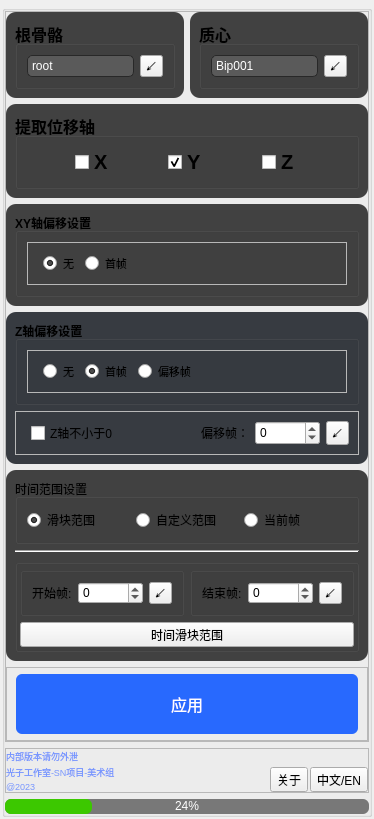
<?xml version="1.0" encoding="UTF-8"?>
<ui version="4.0">
 <class>Frame</class>
 <widget class="QFrame" name="Frame">
  <property name="geometry">
   <rect>
    <x>0</x>
    <y>0</y>
    <width>296</width>
    <height>579</height>
   </rect>
  </property>
  <property name="windowTitle">
   <string>SN_Root_Motion V1.0</string>
  </property>
  <property name="styleSheet">
   <string notr="true"/>
  </property>
  <layout class="QVBoxLayout" name="verticalLayout">
   <property name="spacing">
    <number>0</number>
   </property>
   <property name="leftMargin">
    <number>2</number>
   </property>
   <property name="topMargin">
    <number>5</number>
   </property>
   <property name="rightMargin">
    <number>2</number>
   </property>
   <property name="bottomMargin">
    <number>2</number>
   </property>
   <item>
    <widget class="QGroupBox" name="groupBox_8">
     <property name="title">
      <string/>
     </property>
     <layout class="QVBoxLayout" name="verticalLayout_11">
      <property name="spacing">
       <number>6</number>
      </property>
      <property name="leftMargin">
       <number>0</number>
      </property>
      <property name="topMargin">
       <number>0</number>
      </property>
      <property name="rightMargin">
       <number>0</number>
      </property>
      <property name="bottomMargin">
       <number>0</number>
      </property>
      <item>
       <widget class="QFrame" name="frame_7">
        <property name="styleSheet">
         <string notr="true"/>
        </property>
        <property name="frameShape">
         <enum>QFrame::StyledPanel</enum>
        </property>
        <property name="frameShadow">
         <enum>QFrame::Raised</enum>
        </property>
        <layout class="QVBoxLayout" name="verticalLayout_3" stretch="0,0,0,0,0,0">
         <property name="leftMargin">
          <number>0</number>
         </property>
         <property name="topMargin">
          <number>0</number>
         </property>
         <property name="rightMargin">
          <number>0</number>
         </property>
         <property name="bottomMargin">
          <number>0</number>
         </property>
         <item>
          <layout class="QHBoxLayout" name="horizontalLayout_8">
           <item>
            <widget class="QFrame" name="frame_4">
             <property name="styleSheet">
              <string notr="true">QFrame#frame_4{
	background-color:rgb(65, 65, 65);
	border-radius:10px;
}</string>
             </property>
             <property name="frameShape">
              <enum>QFrame::StyledPanel</enum>
             </property>
             <property name="frameShadow">
              <enum>QFrame::Raised</enum>
             </property>
             <layout class="QHBoxLayout" name="horizontalLayout_14">
              <item>
               <layout class="QHBoxLayout" name="horizontalLayout_13">
                <item>
                 <widget class="QGroupBox" name="groupBox">
                  <property name="font">
                   <font>
                    <pointsize>12</pointsize>
                    <weight>75</weight>
                    <bold>true</bold>
                   </font>
                  </property>
                  <property name="title">
                   <string>根骨骼</string>
                  </property>
                  <layout class="QHBoxLayout" name="horizontalLayout">
                   <item>
                    <widget class="QLineEdit" name="lineEdit">
                     <property name="styleSheet">
                      <string notr="true">QLineEdit{
background-color:rgb(90, 90, 90);
color:rgb(255, 255, 255);
border-radius: 5px; 
border: 1px solid rgb(40, 40, 40);
padding: 2px;
}

QLineEdit:hover {
background-color:rgb(100, 100, 100);
color:rgb(255, 255, 255);
border-radius: 5px; 
border: 1px solid rgb(150, 150, 150);
padding: 2px;
}
QLineEdit:pressed {
background-color:rgb(110, 110, 110);
color:rgb(255, 255, 255);
border-radius: 5px; 
border: 1px solid rgb(70, 70, 70);
padding: 2px;
}</string>
                     </property>
                     <property name="text">
                      <string>root</string>
                     </property>
                    </widget>
                   </item>
                   <item>
                    <widget class="QToolButton" name="Btn_root_pick">
                     <property name="sizePolicy">
                      <sizepolicy hsizetype="Fixed" vsizetype="Ignored">
                       <horstretch>0</horstretch>
                       <verstretch>0</verstretch>
                      </sizepolicy>
                     </property>
                     <property name="toolTip">
                      <string>指定当前选择物体</string>
                     </property>
                     <property name="text">
                      <string>↙</string>
                     </property>
                    </widget>
                   </item>
                  </layout>
                 </widget>
                </item>
               </layout>
              </item>
             </layout>
            </widget>
           </item>
           <item>
            <widget class="QFrame" name="frame_6">
             <property name="styleSheet">
              <string notr="true">QFrame#frame_6{
	background-color:rgb(65, 65, 65);
	border-radius:10px;
}</string>
             </property>
             <property name="frameShape">
              <enum>QFrame::StyledPanel</enum>
             </property>
             <property name="frameShadow">
              <enum>QFrame::Raised</enum>
             </property>
             <layout class="QHBoxLayout" name="horizontalLayout_15">
              <item>
               <widget class="QGroupBox" name="groupBox_2">
                <property name="font">
                 <font>
                  <pointsize>12</pointsize>
                  <weight>75</weight>
                  <bold>true</bold>
                 </font>
                </property>
                <property name="title">
                 <string>质心</string>
                </property>
                <layout class="QHBoxLayout" name="horizontalLayout_2">
                 <item>
                  <widget class="QLineEdit" name="lineEdit_2">
                   <property name="styleSheet">
                    <string notr="true">QLineEdit{
background-color:rgb(90, 90, 90);
color:rgb(255, 255, 255);
border-radius: 5px; 
border: 1px solid rgb(40, 40, 40);
padding: 2px;
}

QLineEdit:hover {
background-color:rgb(100, 100, 100);
color:rgb(255, 255, 255);
border-radius: 5px; 
border: 1px solid rgb(150, 150, 150);
padding: 2px;
}
QLineEdit:pressed {
background-color:rgb(110, 110, 110);
color:rgb(255, 255, 255);
border-radius: 5px; 
border: 1px solid rgb(70, 70, 70);
padding: 2px;
}</string>
                   </property>
                   <property name="text">
                    <string>Bip001</string>
                   </property>
                  </widget>
                 </item>
                 <item>
                  <widget class="QToolButton" name="Btn_Pelvis_pick">
                   <property name="sizePolicy">
                    <sizepolicy hsizetype="Fixed" vsizetype="Ignored">
                     <horstretch>0</horstretch>
                     <verstretch>0</verstretch>
                    </sizepolicy>
                   </property>
                   <property name="toolTip">
                    <string>指定当前选择物体</string>
                   </property>
                   <property name="text">
                    <string>↙</string>
                   </property>
                  </widget>
                 </item>
                </layout>
               </widget>
              </item>
             </layout>
            </widget>
           </item>
          </layout>
         </item>
         <item>
          <widget class="QFrame" name="frame_5">
           <property name="styleSheet">
            <string notr="true">QFrame#frame_5{
	background-color:rgb(65, 65, 65);
	border-radius:10px;
}</string>
           </property>
           <property name="frameShape">
            <enum>QFrame::StyledPanel</enum>
           </property>
           <property name="frameShadow">
            <enum>QFrame::Raised</enum>
           </property>
           <layout class="QVBoxLayout" name="verticalLayout_9">
            <item>
             <widget class="QGroupBox" name="groupBox_3">
              <property name="font">
               <font>
                <pointsize>12</pointsize>
                <weight>75</weight>
                <bold>true</bold>
               </font>
              </property>
              <property name="title">
               <string>提取位移轴</string>
              </property>
              <layout class="QHBoxLayout" name="horizontalLayout_5">
               <item>
                <spacer name="horizontalSpacer_2">
                 <property name="orientation">
                  <enum>Qt::Horizontal</enum>
                 </property>
                 <property name="sizeHint" stdset="0">
                  <size>
                   <width>0</width>
                   <height>20</height>
                  </size>
                 </property>
                </spacer>
               </item>
               <item>
                <widget class="QCheckBox" name="cBox_posX">
                 <property name="font">
                  <font>
                   <pointsize>15</pointsize>
                   <weight>75</weight>
                   <bold>true</bold>
                  </font>
                 </property>
                 <property name="focusPolicy">
                  <enum>Qt::NoFocus</enum>
                 </property>
                 <property name="toolTip">
                  <string>位移X轴</string>
                 </property>
                 <property name="text">
                  <string>X</string>
                 </property>
                </widget>
               </item>
               <item>
                <spacer name="horizontalSpacer_8">
                 <property name="orientation">
                  <enum>Qt::Horizontal</enum>
                 </property>
                 <property name="sizeHint" stdset="0">
                  <size>
                   <width>0</width>
                   <height>20</height>
                  </size>
                 </property>
                </spacer>
               </item>
               <item>
                <widget class="QCheckBox" name="cBox_posY">
                 <property name="font">
                  <font>
                   <pointsize>15</pointsize>
                   <weight>75</weight>
                   <bold>true</bold>
                  </font>
                 </property>
                 <property name="focusPolicy">
                  <enum>Qt::NoFocus</enum>
                 </property>
                 <property name="toolTip">
                  <string>位移Y轴</string>
                 </property>
                 <property name="text">
                  <string>Y</string>
                 </property>
                 <property name="checked">
                  <bool>true</bool>
                 </property>
                </widget>
               </item>
               <item>
                <spacer name="horizontalSpacer_9">
                 <property name="orientation">
                  <enum>Qt::Horizontal</enum>
                 </property>
                 <property name="sizeHint" stdset="0">
                  <size>
                   <width>0</width>
                   <height>20</height>
                  </size>
                 </property>
                </spacer>
               </item>
               <item>
                <widget class="QCheckBox" name="cBox_posZ">
                 <property name="font">
                  <font>
                   <pointsize>15</pointsize>
                   <weight>75</weight>
                   <bold>true</bold>
                  </font>
                 </property>
                 <property name="focusPolicy">
                  <enum>Qt::NoFocus</enum>
                 </property>
                 <property name="toolTip">
                  <string>位移Z轴</string>
                 </property>
                 <property name="text">
                  <string>Z</string>
                 </property>
                </widget>
               </item>
               <item>
                <spacer name="horizontalSpacer_7">
                 <property name="orientation">
                  <enum>Qt::Horizontal</enum>
                 </property>
                 <property name="sizeHint" stdset="0">
                  <size>
                   <width>0</width>
                   <height>20</height>
                  </size>
                 </property>
                </spacer>
               </item>
              </layout>
             </widget>
            </item>
           </layout>
          </widget>
         </item>
         <item>
          <widget class="QFrame" name="frame_3">
           <property name="styleSheet">
            <string notr="true">QFrame#frame_3{
	background-color:rgb(65, 65, 65);
	border-radius:10px;
}</string>
           </property>
           <property name="frameShape">
            <enum>QFrame::StyledPanel</enum>
           </property>
           <property name="frameShadow">
            <enum>QFrame::Raised</enum>
           </property>
           <layout class="QVBoxLayout" name="verticalLayout_14">
            <property name="spacing">
             <number>9</number>
            </property>
            <item>
             <widget class="QGroupBox" name="groupBox_7">
              <property name="font">
               <font>
                <weight>75</weight>
                <bold>true</bold>
               </font>
              </property>
              <property name="title">
               <string>XY轴偏移设置</string>
              </property>
              <layout class="QVBoxLayout" name="verticalLayout_10">
               <item>
                <widget class="QFrame" name="frame_13">
                 <property name="styleSheet">
                  <string notr="true"/>
                 </property>
                 <property name="frameShape">
                  <enum>QFrame::StyledPanel</enum>
                 </property>
                 <property name="frameShadow">
                  <enum>QFrame::Raised</enum>
                 </property>
                 <layout class="QHBoxLayout" name="horizontalLayout_9">
                  <property name="leftMargin">
                   <number>15</number>
                  </property>
                  <item>
                   <widget class="QRadioButton" name="radioButton_offsetXY_none">
                    <property name="font">
                     <font>
                      <pointsize>8</pointsize>
                     </font>
                    </property>
                    <property name="focusPolicy">
                     <enum>Qt::NoFocus</enum>
                    </property>
                    <property name="toolTip">
                     <string>XY轴无偏移</string>
                    </property>
                    <property name="styleSheet">
                     <string notr="true"/>
                    </property>
                    <property name="text">
                     <string>无</string>
                    </property>
                    <property name="checked">
                     <bool>true</bool>
                    </property>
                   </widget>
                  </item>
                  <item>
                   <widget class="QRadioButton" name="radioButton_offsetXY_start_frame">
                    <property name="font">
                     <font>
                      <pointsize>8</pointsize>
                     </font>
                    </property>
                    <property name="focusPolicy">
                     <enum>Qt::NoFocus</enum>
                    </property>
                    <property name="toolTip">
                     <string>XY轴以时间滑块首帧偏移</string>
                    </property>
                    <property name="styleSheet">
                     <string notr="true"/>
                    </property>
                    <property name="text">
                     <string>首帧</string>
                    </property>
                   </widget>
                  </item>
                  <item>
                   <spacer name="horizontalSpacer_3">
                    <property name="orientation">
                     <enum>Qt::Horizontal</enum>
                    </property>
                    <property name="sizeHint" stdset="0">
                     <size>
                      <width>0</width>
                      <height>20</height>
                     </size>
                    </property>
                   </spacer>
                  </item>
                 </layout>
                </widget>
               </item>
              </layout>
             </widget>
            </item>
           </layout>
          </widget>
         </item>
         <item>
          <widget class="QFrame" name="frame_10">
           <property name="styleSheet">
            <string notr="true">QFrame#frame_10{
	background-color:rgb(55, 59, 65);
	border-radius:10px;
}</string>
           </property>
           <property name="frameShape">
            <enum>QFrame::StyledPanel</enum>
           </property>
           <property name="frameShadow">
            <enum>QFrame::Raised</enum>
           </property>
           <layout class="QVBoxLayout" name="verticalLayout_12">
            <item>
             <widget class="QGroupBox" name="groupBox_10">
              <property name="font">
               <font>
                <weight>75</weight>
                <bold>true</bold>
               </font>
              </property>
              <property name="title">
               <string>Z轴偏移设置</string>
              </property>
              <layout class="QVBoxLayout" name="verticalLayout_13">
               <item>
                <widget class="QFrame" name="frame_14">
                 <property name="styleSheet">
                  <string notr="true"/>
                 </property>
                 <property name="frameShape">
                  <enum>QFrame::StyledPanel</enum>
                 </property>
                 <property name="frameShadow">
                  <enum>QFrame::Raised</enum>
                 </property>
                 <layout class="QHBoxLayout" name="horizontalLayout_16">
                  <property name="leftMargin">
                   <number>15</number>
                  </property>
                  <item>
                   <widget class="QRadioButton" name="radioButton_offsetZ_none">
                    <property name="font">
                     <font>
                      <pointsize>8</pointsize>
                     </font>
                    </property>
                    <property name="focusPolicy">
                     <enum>Qt::NoFocus</enum>
                    </property>
                    <property name="toolTip">
                     <string>无偏移</string>
                    </property>
                    <property name="styleSheet">
                     <string notr="true"/>
                    </property>
                    <property name="text">
                     <string>无</string>
                    </property>
                    <property name="checked">
                     <bool>false</bool>
                    </property>
                   </widget>
                  </item>
                  <item>
                   <widget class="QRadioButton" name="radioButton_offsetZ_start_frame">
                    <property name="font">
                     <font>
                      <pointsize>8</pointsize>
                     </font>
                    </property>
                    <property name="focusPolicy">
                     <enum>Qt::NoFocus</enum>
                    </property>
                    <property name="toolTip">
                     <string>Z轴以时间滑块首帧偏移</string>
                    </property>
                    <property name="styleSheet">
                     <string notr="true"/>
                    </property>
                    <property name="text">
                     <string>首帧</string>
                    </property>
                    <property name="checked">
                     <bool>true</bool>
                    </property>
                   </widget>
                  </item>
                  <item>
                   <widget class="QRadioButton" name="radioButton_offsetZ_offset_frame">
                    <property name="font">
                     <font>
                      <pointsize>8</pointsize>
                     </font>
                    </property>
                    <property name="focusPolicy">
                     <enum>Qt::NoFocus</enum>
                    </property>
                    <property name="styleSheet">
                     <string notr="true"/>
                    </property>
                    <property name="text">
                     <string>偏移帧</string>
                    </property>
                   </widget>
                  </item>
                  <item>
                   <spacer name="horizontalSpacer_4">
                    <property name="orientation">
                     <enum>Qt::Horizontal</enum>
                    </property>
                    <property name="sizeHint" stdset="0">
                     <size>
                      <width>0</width>
                      <height>20</height>
                     </size>
                    </property>
                   </spacer>
                  </item>
                 </layout>
                </widget>
               </item>
              </layout>
             </widget>
            </item>
            <item>
             <widget class="QFrame" name="frame_8">
              <property name="styleSheet">
               <string notr="true"/>
              </property>
              <property name="frameShape">
               <enum>QFrame::StyledPanel</enum>
              </property>
              <property name="frameShadow">
               <enum>QFrame::Raised</enum>
              </property>
              <layout class="QHBoxLayout" name="horizontalLayout_12">
               <property name="leftMargin">
                <number>15</number>
               </property>
               <item>
                <widget class="QCheckBox" name="radioBtn_ZAxis_zero">
                 <property name="focusPolicy">
                  <enum>Qt::NoFocus</enum>
                 </property>
                 <property name="toolTip">
                  <string>Z轴数值不小于0</string>
                 </property>
                 <property name="text">
                  <string>Z轴不小于0</string>
                 </property>
                </widget>
               </item>
               <item>
                <spacer name="horizontalSpacer_5">
                 <property name="orientation">
                  <enum>Qt::Horizontal</enum>
                 </property>
                 <property name="sizeHint" stdset="0">
                  <size>
                   <width>20</width>
                   <height>20</height>
                  </size>
                 </property>
                </spacer>
               </item>
               <item>
                <widget class="QLabel" name="label_4">
                 <property name="text">
                  <string>偏移帧：</string>
                 </property>
                </widget>
               </item>
               <item>
                <widget class="QSpinBox" name="spinBox_frame_reference">
                 <property name="sizePolicy">
                  <sizepolicy hsizetype="Minimum" vsizetype="Expanding">
                   <horstretch>0</horstretch>
                   <verstretch>0</verstretch>
                  </sizepolicy>
                 </property>
                 <property name="styleSheet">
                  <string notr="true"/>
                 </property>
                 <property name="minimum">
                  <number>-99999</number>
                 </property>
                 <property name="maximum">
                  <number>99999</number>
                 </property>
                </widget>
               </item>
               <item>
                <widget class="QToolButton" name="Btn_frame_reference_pick">
                 <property name="sizePolicy">
                  <sizepolicy hsizetype="Fixed" vsizetype="Expanding">
                   <horstretch>0</horstretch>
                   <verstretch>0</verstretch>
                  </sizepolicy>
                 </property>
                 <property name="toolTip">
                  <string>指定当前时间滑块时间</string>
                 </property>
                 <property name="text">
                  <string>↙</string>
                 </property>
                </widget>
               </item>
              </layout>
             </widget>
            </item>
           </layout>
          </widget>
         </item>
         <item>
          <widget class="QFrame" name="frame_2">
           <property name="styleSheet">
            <string notr="true">QFrame#frame_2{
	background-color:rgb(65, 65, 65);
	border-radius:10px;
}</string>
           </property>
           <property name="frameShape">
            <enum>QFrame::StyledPanel</enum>
           </property>
           <property name="frameShadow">
            <enum>QFrame::Raised</enum>
           </property>
           <layout class="QVBoxLayout" name="verticalLayout_2">
            <item>
             <widget class="QGroupBox" name="groupBox_9">
              <property name="title">
               <string>时间范围设置</string>
              </property>
              <layout class="QHBoxLayout" name="horizontalLayout_10">
               <item>
                <widget class="QRadioButton" name="radioButton">
                 <property name="focusPolicy">
                  <enum>Qt::NoFocus</enum>
                 </property>
                 <property name="text">
                  <string>滑块范围</string>
                 </property>
                 <property name="checked">
                  <bool>true</bool>
                 </property>
                </widget>
               </item>
               <item>
                <widget class="QRadioButton" name="radioBtn_custom_frame">
                 <property name="focusPolicy">
                  <enum>Qt::NoFocus</enum>
                 </property>
                 <property name="text">
                  <string>自定义范围</string>
                 </property>
                </widget>
               </item>
               <item>
                <widget class="QRadioButton" name="radioBtn_current_frame">
                 <property name="focusPolicy">
                  <enum>Qt::NoFocus</enum>
                 </property>
                 <property name="text">
                  <string>当前帧</string>
                 </property>
                </widget>
               </item>
              </layout>
             </widget>
            </item>
            <item>
             <widget class="Line" name="line">
              <property name="orientation">
               <enum>Qt::Horizontal</enum>
              </property>
             </widget>
            </item>
            <item>
             <widget class="QGroupBox" name="groupBox_4">
              <property name="title">
               <string/>
              </property>
              <layout class="QVBoxLayout" name="verticalLayout_8" stretch="0,0">
               <property name="leftMargin">
                <number>2</number>
               </property>
               <property name="topMargin">
                <number>2</number>
               </property>
               <property name="rightMargin">
                <number>2</number>
               </property>
               <property name="bottomMargin">
                <number>2</number>
               </property>
               <item>
                <layout class="QHBoxLayout" name="horizontalLayout_11">
                 <item>
                  <widget class="QGroupBox" name="groupBox_5">
                   <property name="title">
                    <string/>
                   </property>
                   <layout class="QHBoxLayout" name="horizontalLayout_6">
                    <item>
                     <widget class="QLabel" name="label_5">
                      <property name="text">
                       <string>开始帧:</string>
                      </property>
                     </widget>
                    </item>
                    <item>
                     <widget class="QSpinBox" name="spinBox_frame_start">
                      <property name="sizePolicy">
                       <sizepolicy hsizetype="Preferred" vsizetype="Fixed">
                        <horstretch>0</horstretch>
                        <verstretch>0</verstretch>
                       </sizepolicy>
                      </property>
                      <property name="minimum">
                       <number>-99999</number>
                      </property>
                      <property name="maximum">
                       <number>99999</number>
                      </property>
                     </widget>
                    </item>
                    <item>
                     <widget class="QToolButton" name="Btn_frame_start_pick">
                      <property name="sizePolicy">
                       <sizepolicy hsizetype="Expanding" vsizetype="Ignored">
                        <horstretch>0</horstretch>
                        <verstretch>0</verstretch>
                       </sizepolicy>
                      </property>
                      <property name="toolTip">
                       <string>指定当前时间</string>
                      </property>
                      <property name="text">
                       <string>↙</string>
                      </property>
                     </widget>
                    </item>
                   </layout>
                  </widget>
                 </item>
                 <item>
                  <widget class="QGroupBox" name="groupBox_6">
                   <property name="title">
                    <string/>
                   </property>
                   <layout class="QHBoxLayout" name="horizontalLayout_7">
                    <item>
                     <widget class="QLabel" name="label_6">
                      <property name="text">
                       <string>结束帧:</string>
                      </property>
                     </widget>
                    </item>
                    <item>
                     <widget class="QSpinBox" name="spinBox_frame_end">
                      <property name="sizePolicy">
                       <sizepolicy hsizetype="Preferred" vsizetype="Fixed">
                        <horstretch>0</horstretch>
                        <verstretch>0</verstretch>
                       </sizepolicy>
                      </property>
                      <property name="minimum">
                       <number>-99999</number>
                      </property>
                      <property name="maximum">
                       <number>99999</number>
                      </property>
                     </widget>
                    </item>
                    <item>
                     <widget class="QToolButton" name="Btn_frame_end_pick">
                      <property name="sizePolicy">
                       <sizepolicy hsizetype="Expanding" vsizetype="Ignored">
                        <horstretch>0</horstretch>
                        <verstretch>0</verstretch>
                       </sizepolicy>
                      </property>
                      <property name="toolTip">
                       <string>指定当前时间</string>
                      </property>
                      <property name="text">
                       <string>↙</string>
                      </property>
                     </widget>
                    </item>
                   </layout>
                  </widget>
                 </item>
                </layout>
               </item>
               <item>
                <widget class="QToolButton" name="Btn_frame_range_pick">
                 <property name="sizePolicy">
                  <sizepolicy hsizetype="Preferred" vsizetype="Preferred">
                   <horstretch>0</horstretch>
                   <verstretch>0</verstretch>
                  </sizepolicy>
                 </property>
                 <property name="focusPolicy">
                  <enum>Qt::NoFocus</enum>
                 </property>
                 <property name="toolTip">
                  <string>指定时间滑块时间范围</string>
                 </property>
                 <property name="text">
                  <string>时间滑块范围</string>
                 </property>
                </widget>
               </item>
              </layout>
             </widget>
            </item>
           </layout>
          </widget>
         </item>
         <item>
          <widget class="QFrame" name="frame">
           <property name="frameShape">
            <enum>QFrame::StyledPanel</enum>
           </property>
           <property name="frameShadow">
            <enum>QFrame::Raised</enum>
           </property>
           <layout class="QHBoxLayout" name="horizontalLayout_4" stretch="5">
            <property name="topMargin">
             <number>6</number>
            </property>
            <property name="bottomMargin">
             <number>6</number>
            </property>
            <item>
             <widget class="QToolButton" name="Btn_Apply">
              <property name="enabled">
               <bool>true</bool>
              </property>
              <property name="sizePolicy">
               <sizepolicy hsizetype="Expanding" vsizetype="Ignored">
                <horstretch>0</horstretch>
                <verstretch>0</verstretch>
               </sizepolicy>
              </property>
              <property name="minimumSize">
               <size>
                <width>0</width>
                <height>60</height>
               </size>
              </property>
              <property name="font">
               <font>
                <pointsize>12</pointsize>
               </font>
              </property>
              <property name="focusPolicy">
               <enum>Qt::NoFocus</enum>
              </property>
              <property name="toolTip">
               <string>开始执行</string>
              </property>
              <property name="styleSheet">
               <string notr="true">QToolButton {
    background-color:rgb(40, 105, 254);
	color: rgb(255, 255, 255);
    border-radius: 6px;


}
QToolButton:hover {
    background-color:rgb(14, 59, 229);
border-radius: 6px;
}
QToolButton:pressed {
    background-color: rgb(1, 33, 154);
border-radius: 6px;
    border-style: inset;
}

</string>
              </property>
              <property name="text">
               <string>      应用      </string>
              </property>
             </widget>
            </item>
           </layout>
          </widget>
         </item>
        </layout>
       </widget>
      </item>
      <item>
       <widget class="QFrame" name="frame_9">
        <property name="styleSheet">
         <string notr="true"/>
        </property>
        <property name="frameShape">
         <enum>QFrame::StyledPanel</enum>
        </property>
        <property name="frameShadow">
         <enum>QFrame::Raised</enum>
        </property>
        <layout class="QVBoxLayout" name="verticalLayout_4" stretch="1,0">
         <property name="spacing">
          <number>0</number>
         </property>
         <property name="leftMargin">
          <number>0</number>
         </property>
         <property name="topMargin">
          <number>0</number>
         </property>
         <property name="rightMargin">
          <number>0</number>
         </property>
         <property name="bottomMargin">
          <number>0</number>
         </property>
         <item>
          <spacer name="verticalSpacer">
           <property name="orientation">
            <enum>Qt::Vertical</enum>
           </property>
           <property name="sizeHint" stdset="0">
            <size>
             <width>20</width>
             <height>40</height>
            </size>
           </property>
          </spacer>
         </item>
         <item>
          <layout class="QHBoxLayout" name="horizontalLayout_17">
           <property name="spacing">
            <number>2</number>
           </property>
           <property name="leftMargin">
            <number>0</number>
           </property>
           <property name="topMargin">
            <number>0</number>
           </property>
           <property name="rightMargin">
            <number>0</number>
           </property>
           <property name="bottomMargin">
            <number>0</number>
           </property>
           <item>
            <layout class="QVBoxLayout" name="verticalLayout_5">
             <property name="spacing">
              <number>2</number>
             </property>
             <item>
              <widget class="QLabel" name="label_3">
               <property name="sizePolicy">
                <sizepolicy hsizetype="Minimum" vsizetype="Preferred">
                 <horstretch>0</horstretch>
                 <verstretch>0</verstretch>
                </sizepolicy>
               </property>
               <property name="font">
                <font>
                 <pointsize>7</pointsize>
                </font>
               </property>
               <property name="styleSheet">
                <string notr="true">QLabel{
	background-color:transparent;
	color:rgb(120, 150, 254);
}</string>
               </property>
               <property name="text">
                <string>内部版本请勿外泄</string>
               </property>
              </widget>
             </item>
             <item>
              <widget class="QLabel" name="label">
               <property name="sizePolicy">
                <sizepolicy hsizetype="Minimum" vsizetype="Preferred">
                 <horstretch>0</horstretch>
                 <verstretch>0</verstretch>
                </sizepolicy>
               </property>
               <property name="font">
                <font>
                 <pointsize>7</pointsize>
                </font>
               </property>
               <property name="styleSheet">
                <string notr="true">QLabel{
	background-color:transparent;
	color:rgb(120, 150, 254);
}</string>
               </property>
               <property name="text">
                <string>光子工作室-SN项目-美术组</string>
               </property>
              </widget>
             </item>
             <item>
              <widget class="QLabel" name="label_2">
               <property name="sizePolicy">
                <sizepolicy hsizetype="Minimum" vsizetype="Preferred">
                 <horstretch>0</horstretch>
                 <verstretch>0</verstretch>
                </sizepolicy>
               </property>
               <property name="font">
                <font>
                 <pointsize>7</pointsize>
                </font>
               </property>
               <property name="styleSheet">
                <string notr="true">QLabel{
	background-color:transparent;
	color:rgb(120, 150, 254);
}</string>
               </property>
               <property name="text">
                <string>@2023</string>
               </property>
              </widget>
             </item>
            </layout>
           </item>
           <item>
            <spacer name="horizontalSpacer">
             <property name="orientation">
              <enum>Qt::Horizontal</enum>
             </property>
             <property name="sizeHint" stdset="0">
              <size>
               <width>40</width>
               <height>20</height>
              </size>
             </property>
            </spacer>
           </item>
           <item>
            <layout class="QVBoxLayout" name="verticalLayout_6">
             <item>
              <spacer name="verticalSpacer_2">
               <property name="orientation">
                <enum>Qt::Vertical</enum>
               </property>
               <property name="sizeHint" stdset="0">
                <size>
                 <width>0</width>
                 <height>0</height>
                </size>
               </property>
              </spacer>
             </item>
             <item>
              <widget class="QToolButton" name="Btn_About">
               <property name="sizePolicy">
                <sizepolicy hsizetype="Fixed" vsizetype="Fixed">
                 <horstretch>0</horstretch>
                 <verstretch>0</verstretch>
                </sizepolicy>
               </property>
               <property name="focusPolicy">
                <enum>Qt::NoFocus</enum>
               </property>
               <property name="toolTip">
                <string>关于</string>
               </property>
               <property name="text">
                <string>关于</string>
               </property>
              </widget>
             </item>
            </layout>
           </item>
           <item>
            <layout class="QVBoxLayout" name="verticalLayout_7">
             <item>
              <spacer name="verticalSpacer_3">
               <property name="orientation">
                <enum>Qt::Vertical</enum>
               </property>
               <property name="sizeHint" stdset="0">
                <size>
                 <width>0</width>
                 <height>0</height>
                </size>
               </property>
              </spacer>
             </item>
             <item>
              <widget class="QToolButton" name="Btn_language_switch">
               <property name="sizePolicy">
                <sizepolicy hsizetype="Fixed" vsizetype="Fixed">
                 <horstretch>0</horstretch>
                 <verstretch>0</verstretch>
                </sizepolicy>
               </property>
               <property name="focusPolicy">
                <enum>Qt::NoFocus</enum>
               </property>
               <property name="toolTip">
                <string>语言切换</string>
               </property>
               <property name="text">
                <string>中文/EN</string>
               </property>
              </widget>
             </item>
            </layout>
           </item>
          </layout>
         </item>
        </layout>
       </widget>
      </item>
      <item>
       <widget class="QProgressBar" name="progressBar">
        <property name="styleSheet">
         <string notr="true">QProgressBar
{
background-color: rgb(120, 120, 120);
color:rgb(255, 255, 255);
min-height: 15px;
max-height: 15px;
border-radius: 6px;
}    
QProgressBar::chunk {
background-color: rgb(60, 200, 0);
    border-radius: 6px;

}</string>
        </property>
        <property name="value">
         <number>24</number>
        </property>
        <property name="alignment">
         <set>Qt::AlignCenter</set>
        </property>
       </widget>
      </item>
     </layout>
    </widget>
   </item>
  </layout>
 </widget>
 <resources/>
 <connections/>
</ui>
